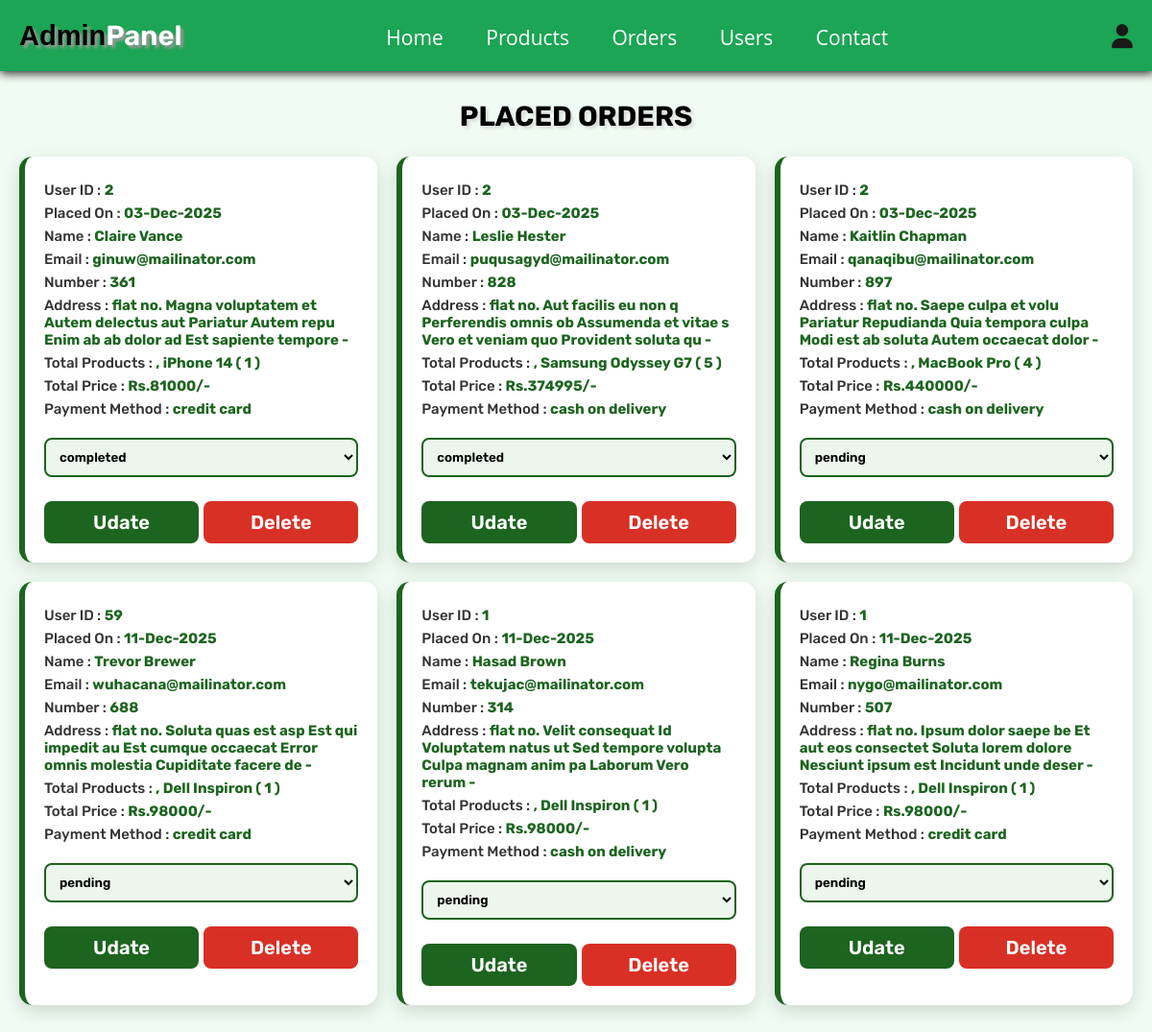
Page /admin_orders.php (signed in) on the earlier database version.
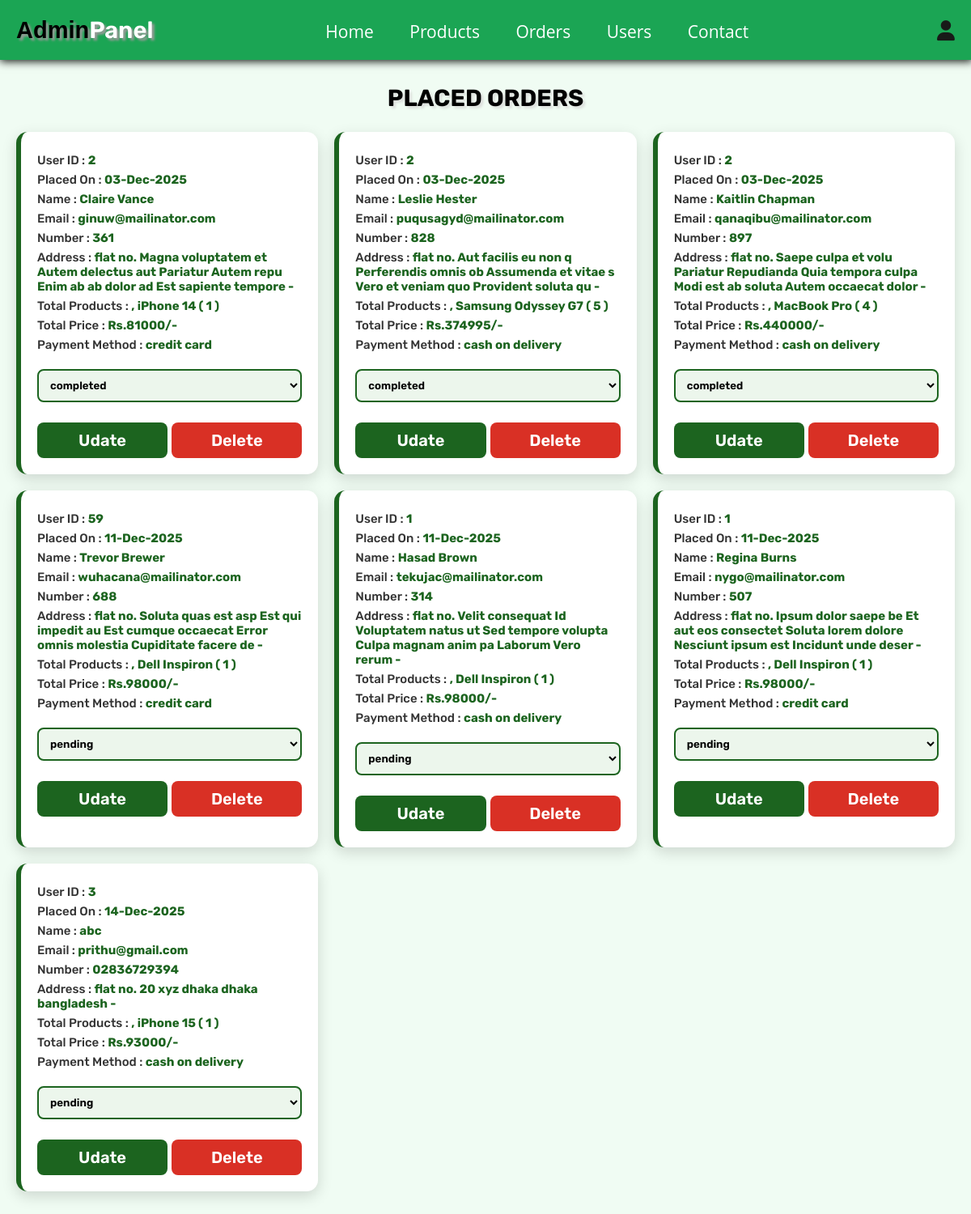
Same page on the later database version.
### tables this page shows
CREATE TABLE `orders` (
  `id` int(100) NOT NULL,
  `user_id` int(100) NOT NULL,
  `name` varchar(100) NOT NULL,
  `number` varchar(12) NOT NULL,
  `email` varchar(100) NOT NULL,
  `method` varchar(50) NOT NULL,
  `address` varchar(500) NOT NULL,
  `total_products` varchar(1000) NOT NULL,
  `total_price` int(100) NOT NULL,
  `placed_on` varchar(50) NOT NULL,
  `payment_status` varchar(20) NOT NULL DEFAULT 'pending'
);

### admin_orders.php (the view, shortened to what this page needs)
<?php
@include 'config.php';
?>
<!DOCTYPE html>
<html lang="en">
<head>
   <link rel="stylesheet" href="https://cdnjs.cloudflare.com/ajax/libs/font-awesome/6.1.1/css/all.min.css">
      <link rel="stylesheet" href="css/cssstyle.css">
</head>
<body>
   <?php include 'admin_header.php'; ?>
   <section class="placed-orders">
      <h1 class="title">Placed Orders</h1>
      <div class="box-container">
         <?php
         $select_orders = $conn->prepare("SELECT * FROM `orders`");
         $select_orders->execute();
         if ($select_orders->rowCount() > 0) {
            while ($fetch_orders = $select_orders->fetch(PDO::FETCH_ASSOC)) {
         ?>
               <div class="box">
                  <p> User ID : <span><?= $fetch_orders['user_id']; ?></span> </p>
                  <p> Placed On : <span><?= $fetch_orders['placed_on']; ?></span> </p>
                  <p> Name : <span><?= $fetch_orders['name']; ?></span> </p>
                  <p> Email : <span><?= $fetch_orders['email']; ?></span> </p>
                  <p> Number : <span><?= $fetch_orders['number']; ?></span> </p>
                  <p> Address : <span><?= $fetch_orders['address']; ?></span> </p>
                  <p> Total Products : <span><?= $fetch_orders['total_products']; ?></span> </p>
                  <p> Total Price : <span>Rs.<?= $fetch_orders['total_price']; ?>/-</span> </p>
                  <p> Payment Method : <span><?= $fetch_orders['method']; ?></span> </p>
                  <form action="" method="POST">
                     <select name="update_payment" class="drop-down">
                        <option value="" selected disabled><?= $fetch_orders['payment_status']; ?></option>
                     </select>
                     <div class="flex-btn">
                        <input type="submit" name="update_order" class="option-btn" value="udate">
                        <a href="admin_orders.php?delete=<?= $fetch_orders['id']; ?>" class="delete-btn" onclick="return confirm('delete this order?');">delete</a>
                     </div>
                  </form>
               </div>
         <?php
            }
         } else {
            echo '<p class="empty">no orders placed yet!</p>';
         }
         ?>
      </div>
   </section>
</body>
</html>

Differences in the rows shown:
changed orders "Kaitlin Chapman": update_payment "pending" → "completed"
added orders: user "3", placed_on "14-Dec-2025", name "abc", email "prithu@gmail.com", number "02836729394", address "flat no. 20 xyz dhaka dhaka bangladesh -", total_products ", iPhone 15 ( 1 )", total_price "93000", method "cash on delivery", update_payment "pending"
